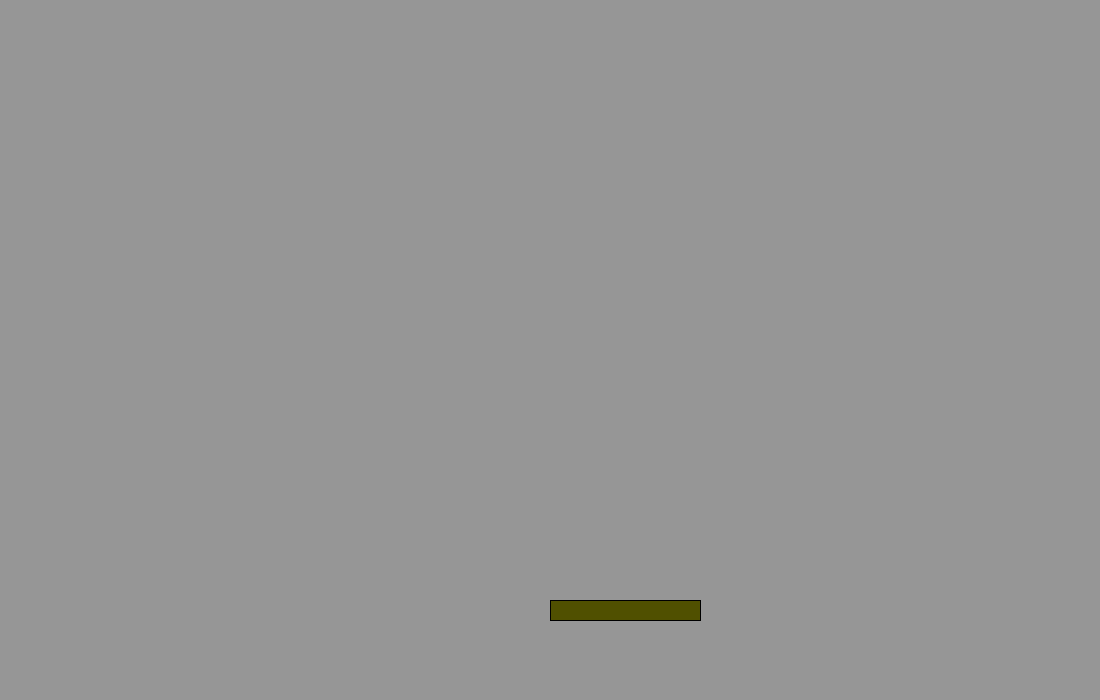
Frame 1 (no input)
Frame 60 (the mouse pressed at the canvas centre just before this capture): identical to frame 1, image omitted
Frame 120 (the mouse held since frame 60 and released just before this capture): identical to frame 1, image omitted

The Processing sketch that drew this single still picture (run headless with seeded random() and noise(); from frame 60 on, the mouse is pressed at the canvas centre):

// Processing sketch: bricks_6
// ── bricks_6.pde
ArrayList<Balls> gBall;        //Bauplatz für eine Ballfabrik wird reserviert
Balken b;                      // Speicher Balkenklasse wird reserviert namens b
Spruchbuch sb;                 // Speicher Spruchbuch
 
 
void setup(){
  size(1100,700);
  gBall = new ArrayList<Balls>();       //Ballfabrik wird gebaut
  b=new Balken();                       //Balken wird gebaut
  sb=new Spruchbuch(0);                 //Spruchbuch wird geschrieben mit 0 Tics im Counter
  //frameRate(30);
 
}

void draw(){
  background(150);
  sb.tic();                         //Spruchbuchcounter tickt runter
  sb.versager();                    //Wenn der Counter nicht 0 ist, erscheint Versager
  b.move();                         //Die Balkenfortbewegungsrechenmaschiene wird angeschmissen
  b.render();                       //Das Balkenmalprogramm wird aufgerufen
  for(int i=0;i<gBall.size();i++){
    gBall.get(i).move();            //bei mehreren Bällen wird hier für jeden die Bewegungsberechnungsfunktion aufgerufen
    gBall.get(i).render();          //Für jeden Ball wird das Ballmalprogramm angeschmissen
    if(gBall.get(i).kill()==true){  //Es wird geprüft ob sich ein Ball an der Grenze des Programmfensters befindet der eventuell ausgelöscht werden sollte
     gBall.remove(i);               //als denn , insofern dieser Fall eintritt, so wird der beschuldigte Ball fortan nurnoch in Erinnerung existieren     
     sb.setTime(50);                //Tic-Zahl für das Spruchbuch wird gesetzt
    } 
  }
  
}

void keyPressed(){
  if(key==' '){
    float radius = 20;
    gBall.add(new Balls(b.ausgabex()+b.ausgabebreite()/2, b.ausgabey() -radius,radius)); 
  }
}

//void mouseReleased(){
  
//  float radius = 20;         //gewünschte Kantenlänge
//  gBall.add(new Balls(b.ausgabex()+b.ausgabebreite()/2, b.ausgabey() -radius,radius)); //Bei jedem Mausklick wird ein neuer Ball in der Fabrik hergestellt und zwar mittig auf dem Balken
//}
  
// ── Balls.pde
class Balls{
  
Vektor2D VBall;       //Ortsvektor Ball
float speedX;         //Anfangsrichtung Ball in X
float speedY = -10;   //Ballfluggeschwindigkeit für alle Bälle gleich
float diam;           //Balldurchmesser
int farbe = 30;       //Ballfarbe für alle gleich

TTracer T;
float Tracerlaenge;
  
  Balls(float x, float y, float r){
    diam = r;
    VBall = new Vektor2D(x,y);      //Ballkoordinaten bekommen eigenen Vektor
    speedX = random(-10,10);        //jeder Ball hat neuen Zufallswert
    Tracerlaenge = random(10,20);   //jeder Ball hat unterschiedlich langen Tracer
    T = new TTracer(Tracerlaenge,diam);
  }
  
  void move(){     
    
    //Bewegung des Balles und Abprallen am Bildschirmrand:
    
    VBall.addiereY(speedY);
    VBall.addiereX(speedX);
    
    if(VBall.getY()<=0){
      speedY=-speedY;
    }
    if (VBall.getX()+diam>=width || VBall.getX()<0){
      speedX=-speedX;
    }
            
  //Abprallen des Balles am sich verlängernden Balken:
      
   if(b.isInside(VBall,diam)){
     speedY=-speedY;
     b.changecolorofbalken();
     b.werdebreiter();
   }
   
   T.move(VBall.getX(),VBall.getY()); // Tracerbewegung
  }
  
  //Rendern des Balles/Quadrates + seinen Tracer
  void render(){
    fill(farbe++,120,50);    
    rect(VBall.getX(),VBall.getY(),diam,diam);
    T.render();
    if(VBall.getY()>height){
       b.breitenreset();
    } 
  }
  

  boolean kill(){   //Prüft ob Ball unten aus dem Bildschirmrand verschwindet
   if(VBall.getY()>height){
     return true; 
   }return false;
  }
}
// ── Box.pde
class Box{
 Vektor2D VBoxOrt;
 Vektor2D VBoxGroesse; 
   
 Box(Vektor2D location, Vektor2D size){
     VBoxOrt=location;
     VBoxGroesse=size;
 }
  
 void render(){
   rect(VBoxOrt.getX(),VBoxOrt.getY(),VBoxGroesse.getX(),VBoxGroesse.getY());
 }
 
 //prüfen ob eine Koordinate mit zusätzlicher Kantenlänge eines Quadrates innerhalb der Box ist
 
 boolean isInside(Vektor2D here,float r){
     
     return !isOutside(here,r);
 }
 
 boolean isOutside(Vektor2D here, float r){
     if (isOutsideX(here,r)){
         return true;
     }
     if(isOutsideY(here,r)){
         return true;       
     }
     return false;
 }
 
 boolean isOutsideX(Vektor2D here,float r){
     if(here.getX()+r<=VBoxOrt.getX()){
       return true;
     }
     else if(here.getX()>=VBoxOrt.getX()+VBoxGroesse.getX()){
       return true;       
     } 
   return false;
 }
 
 boolean isOutsideY(Vektor2D here, float r){
     if(here.getY()+r<=VBoxOrt.getY()){
       return true;
     }
     else if(here.getY()>=VBoxOrt.getY()+VBoxGroesse.getY()){
       return true;
     }
   return false;
 }
}
// ── TinoTracer.pde
class TTracer {
  FloatList tx;
  FloatList ty;
  float tposx;
  float tposy;
  float d;
  float _tracelenght;



  TTracer(float tracelenght, float radius) {
    _tracelenght = tracelenght;
    tx = new FloatList();
    ty = new FloatList();
    d = radius;
  }


  void move(float x, float y) {

    tx.append(x);
    ty.append(y);

    if (tx.size()>_tracelenght) {
      tx.remove(0);
    }  

    if (ty.size()>_tracelenght) {
      ty.remove(0);
    }
  }

  void render() {

    for (int i=tx.size()-2; i>=0; i--) {
      tposx = tx.get(i);
      tposy = ty.get(i);
      rect(tposx, tposy, i*d/_tracelenght, i*d/_tracelenght);
      //ellipse(tposx, tposy, i*d/_tracelenght, i*d/_tracelenght);
    }
  }
}
// ── Vektor2D.pde
class Vektor2D{
  float _x;
  float _y;

  
  Vektor2D(float x, float y){
   _x = x;
   _y = y;
  }
  
  void setX(float x){
   _x=x; 
  }
  
  void setY(float y){
   _y=y; 
  }
  
  void addiereX(float speedX){
    _x = _x+speedX;
  }
  
  void addiereY(float speedY){
    _y = _y+speedY;
  }
  
  Vektor2D addiereV(Vektor2D Vinput){
    //Vinput = new Vektor2D(Vinput.getX(),Vinput.getY());
    Vektor2D VSumme;
    VSumme = new Vektor2D(_x+Vinput.getX(),_y+Vinput.getY());
    return VSumme;
  }
  
  Vektor2D multS(float Skalar){
    Vektor2D VmultS;
    VmultS = new Vektor2D(_x*Skalar,_y*Skalar);
    return VmultS;
  }
  
  float multV(Vektor2D input){
    float Skalarprodukt;
    Skalarprodukt = (_x*input.getX())+(_y*input.getY());
    return Skalarprodukt;
  }
  
  float getX(){
    return _x;
  }
  float getY(){
    return _y;
  }
  
}
// ── balken.pde
class Balken{
Box Balken;
float breite;  //wird im Programm verändert
float hoehe;   //bleibt konst.
Vektor2D BalkenGroesse;
Vektor2D BalkenOrt;

int speed;  //Balkengeschwindigkeit
int balkenwachstumsrate=50;
int Anfangsbreite;

float zufallR=80;
float zufallG=80;
float zufallB=0;


  Balken(){
    Anfangsbreite = 150;
    hoehe=20;
    breite=Anfangsbreite;
    BalkenOrt=new Vektor2D(width/2,height-100);
    BalkenGroesse = new Vektor2D(breite, hoehe);
    speed=25;
    Balken=new Box(BalkenOrt,BalkenGroesse);    
  }
  
  void move(){    
    if (keyPressed){
     if(key==CODED){ 
       if(keyCode==LEFT && BalkenOrt.getX()>0){
         BalkenOrt.setX(BalkenOrt.getX()-speed);
       }
       if(keyCode==RIGHT && BalkenOrt.getX()<width-BalkenGroesse.getX()){
         BalkenOrt.setX(BalkenOrt.getX()+speed);
       }
     }
    }
  }
  
  void render(){
    fill(zufallR,zufallG,zufallB);
    Balken.render();
  } 

  boolean isInside(Vektor2D here, float r){
    if(Balken.isInside(here, r)){
      return true;
    }return false;
  }

  
   
  void changecolorofbalken(){
    zufallR=random(0,255);
    zufallG=random(0,255);
    zufallB=random(0,255);
  }
  void werdebreiter(){
    BalkenGroesse.setX(breite+balkenwachstumsrate);
    breite=breite+balkenwachstumsrate;
    BalkenOrt.setX(BalkenOrt.getX()-balkenwachstumsrate/2);
  }
  void breitenreset(){
    float Mitte = BalkenOrt.getX()+BalkenGroesse.getX()/2;
    BalkenGroesse.setX(breite=Anfangsbreite);    
    BalkenOrt.setX(Mitte-Anfangsbreite/2);
  }
  
  // Ausgabe von Variablen
  
  float ausgabex(){
    return BalkenOrt.getX();
  }
  float ausgabey(){
    return BalkenOrt.getY();
  }
  float ausgabebreite(){
    return BalkenGroesse.getX();
  }
  float ausgabehoehe(){
    return BalkenGroesse.getY();
  }
}
// ── spruchbuch.pde
class Spruchbuch{
  float counticount;
  
 Spruchbuch(int zeit){
   counticount = zeit;
 }

  void tic(){
    counticount--;
  }
  
  void setTime(int time){
   counticount = time; 
  }


  void versager(){
    
    if(counticount>0){
      textAlign(CENTER);
      textSize(172);
      fill(255,0,150);
      text("Versager!",width/2,height/2);
    }
  }
  
  
}
